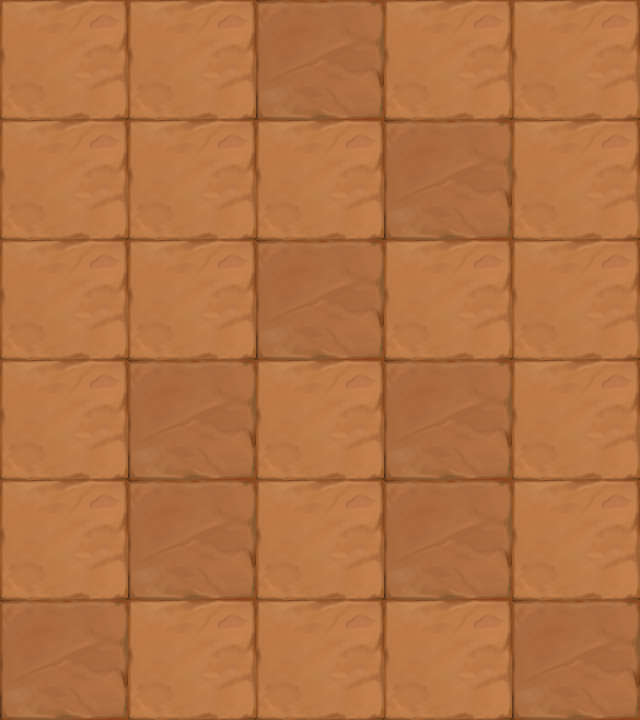

A 2D game scene composited from a Tiled map and its tileset images. What follows is a short description and the map's XML, with each tile layer's data collapsed to a summary:
An orthogonal 5x6 tile map with 128x120 px tiles, 1 tile layer (块层 1).

<map version="1.0" orientation="orthogonal" width="5" height="6" tilewidth="128" tileheight="120">
 <tileset firstgid="1" name="map023" tilewidth="128" tileheight="120">
  <image source="map023.png" width="256" height="120" />
 </tileset>
 <layer name="块层 1" width="5" height="6">
  <data>[30 cells, 30 non-empty, 2 distinct tile ids]</data>
 </layer>
</map>
